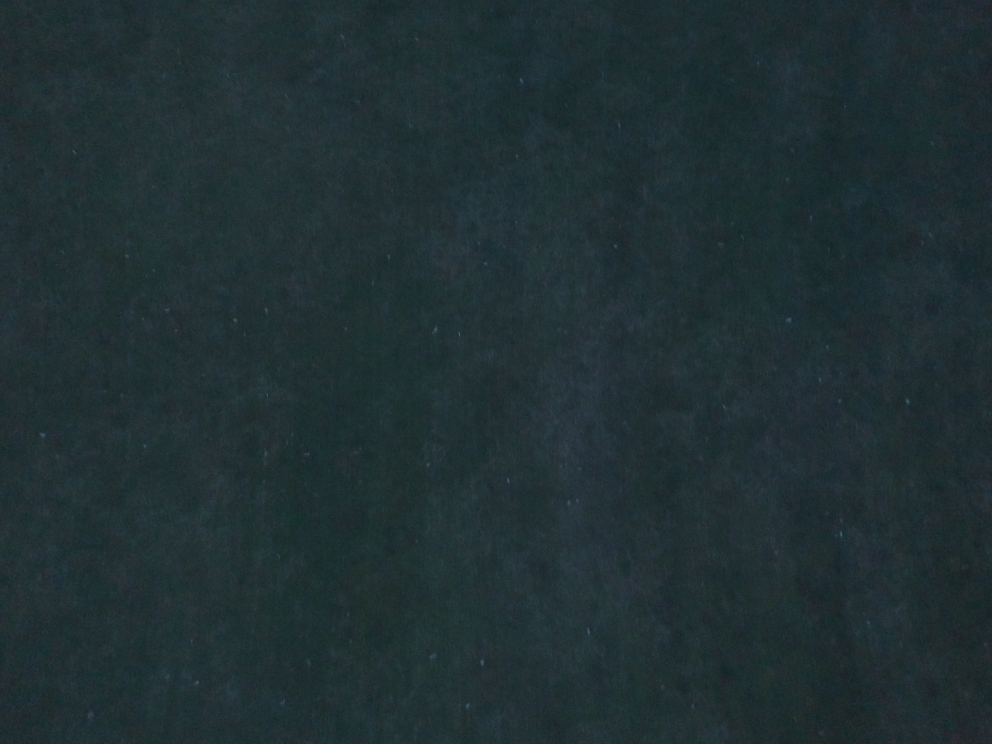
#> input picture image-in-image/project-b/data/dron/c-10.JPG, 3968 x 2976 px, given in place of a-35.JPG, which was not available (shown at 1/4 size)
$ jupyter execute --allow-errors appv2.ipynb   (text cells are left out)
#> lines starting #> are read from the running program, lines starting #| are printed output that depends on the picture; pictures that were not available may be replaced by others from this repository, and a replacement may not be noted
[cell 1]
print('start')
import os
import json
import cv2
import numpy as np
import torch
from torchvision import models, transforms
from PIL import Image
from os import mkdir,path
from shutil import rmtree
import matplotlib.pyplot as plt

#> (the rest of this cell did not finish here and is left out)

[cell 2]
# image_index=1
image_index='a'
big_height=96
small_height=35

[cell 3]
if path.isdir('test'):
    rmtree('test')
if path.isdir('results'):
    rmtree('results')

[cell 4]
mkdir('test')
mkdir('results')

[cell 5]
# [7 lines of commented-out code are left out]

small_image=Image.open('data/dron/{}-{}.JPG'.format(image_index,small_height)).convert('RGB')
#> small_image is the input picture: PIL image 3968x2976 RGB; mean R, G, B 32.7, 47.8, 51.3
small_image=small_image.resize((1920,1080))
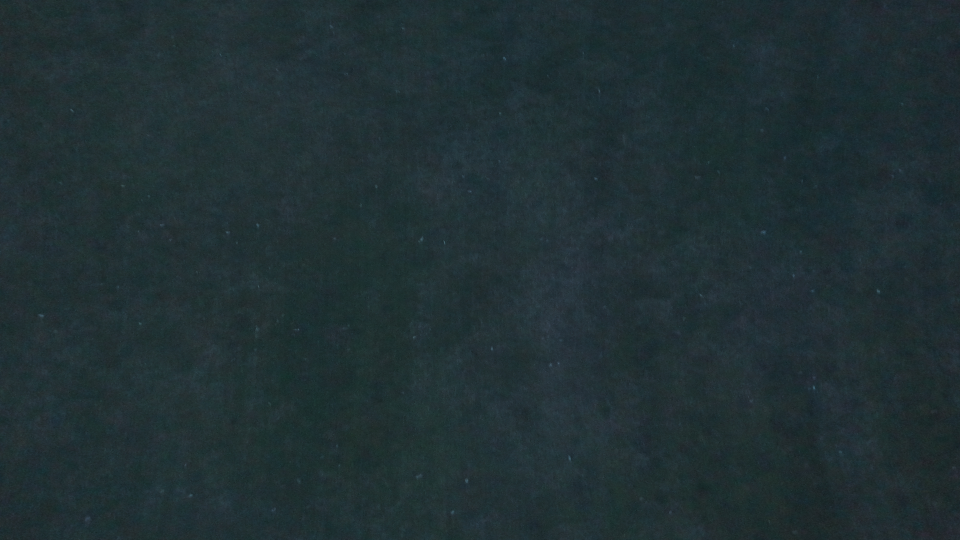
#> small_image: PIL image 1920x1080 RGB (shown at 1/2 size); mean R, G, B 32.7, 47.8, 51.3
small_image=small_image.crop((420,0,1500,1080))
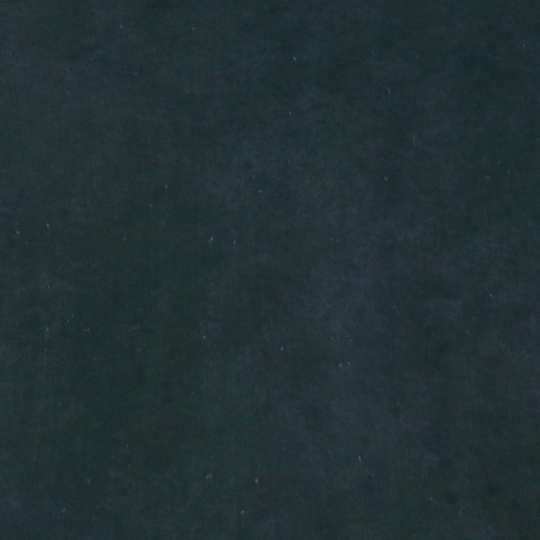
#> small_image: PIL image 1080x1080 RGB (shown at 1/2 size); mean R, G, B 33, 48.7, 52.1
small_image=small_image.resize((int(1080 * small_height/big_height),int(1080* small_height/big_height)))
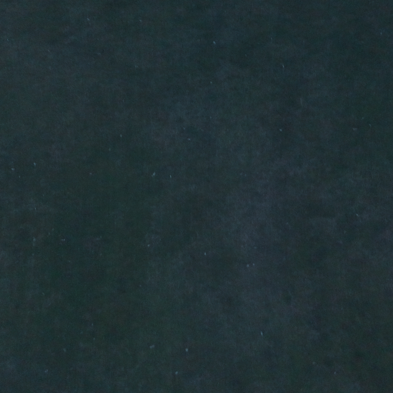
#> small_image: PIL image 393x393 RGB; mean R, G, B 33, 48.7, 52.1


small_image.save('test/small.png')
small_image.save('results/a.png')

big_image=Image.open('data/dron/{}-{}.JPG'.format(image_index,big_height)).convert('RGB')
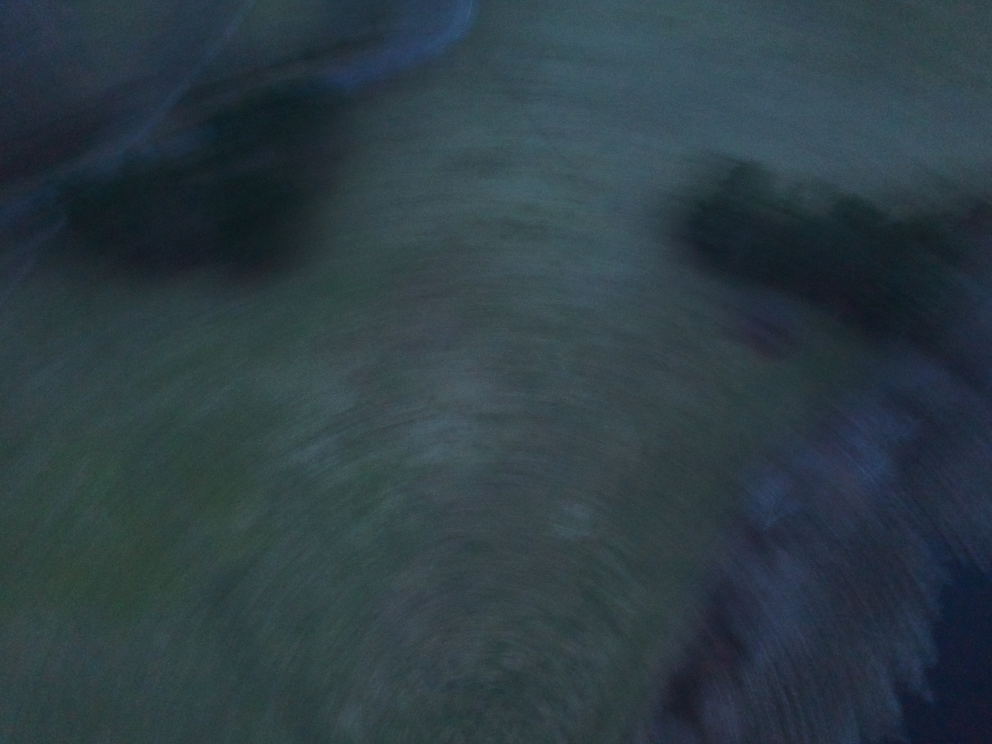
#> input picture image-in-image/project-b/data/dron/c-100.JPG, 3968 x 2976 px, given in place of a-96.JPG, which was not available (shown at 1/4 size)
#> big_image is the input picture: PIL image 3968x2976 RGB; mean R, G, B 45.6, 61.2, 68.7
big_image=big_image.resize((1920,1080))
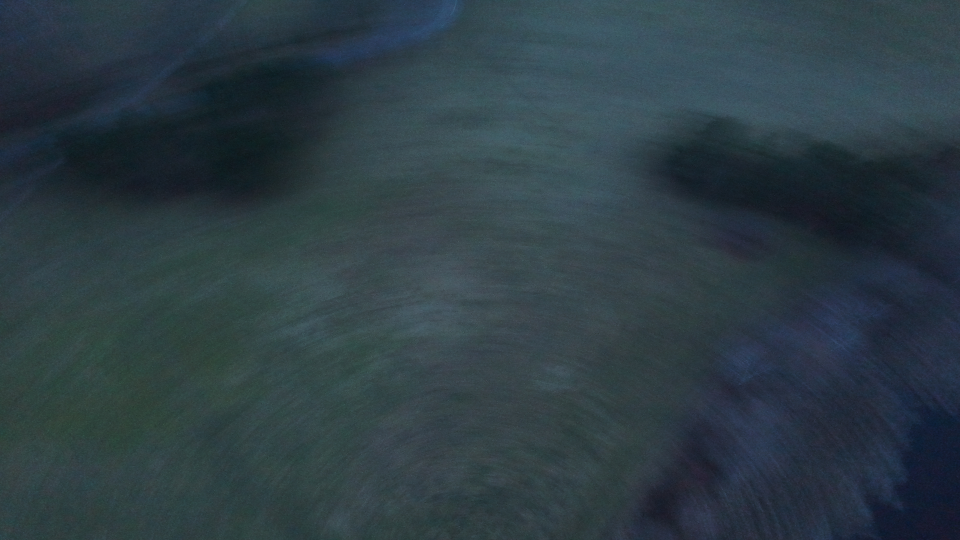
#> big_image: PIL image 1920x1080 RGB (shown at 1/2 size); mean R, G, B 45.6, 61.2, 68.7
big_image=big_image.crop((420,0,1500,1080))
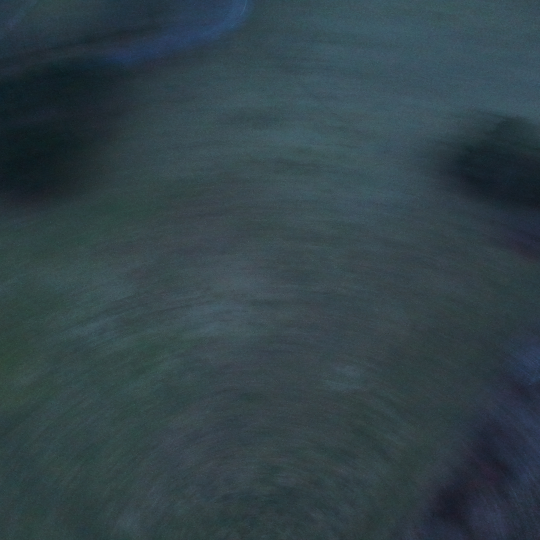
#> big_image: PIL image 1080x1080 RGB (shown at 1/2 size); mean R, G, B 50.1, 66.6, 72.9

big_image.save('results/b.png')

big_image_cv2_plis=cv2.imread('data/dron/{}-{}.JPG'.format(image_index,big_height))
big_image_cv2_plis=cv2.resize(big_image_cv2_plis,(1920,1080))
#> big_image_cv2_plis: shape (1080, 1920, 3)
big_image_cv2_plis = big_image_cv2_plis[0:1080,420:1500]
#> big_image_cv2_plis: shape (1080, 1080, 3)

[cell 6]
plt.imshow(big_image)

[cell 7]
plt.imshow(small_image)

#> (a cell that did not finish here is left out)

#> (a cell that did not finish here is left out)

[cell 10]
small_images_torch=[]

#> (a cell that did not finish here is left out)

#> (a cell that did not finish here is left out)

[cell 13]
max_m=-100
max_loc=None

for torch_image in small_images_torch:
    template_image=torch_image[0].numpy().transpose(1, 2, 0)
    template_image=template_image.astype(np.float32)

    w, h = template_image.shape[:-1]

    result = cv2.matchTemplate(big_image_transform, template_image, cv2.TM_CCOEFF_NORMED)

    if np.amax(result)>max_m:
        max_m=np.amax(result)
        print(max_m,max_loc)
    loc = np.where(result >= max_m)

    for pt in zip(*loc[::-1]):
        max_loc=pt
        print(max_m,max_loc)


print(max_m,max_loc)
#> (the rest of this cell did not finish here and is left out)

[cell 14]
cv2.imwrite('results/finall_image.png', big_image_cv2_plis)
plt.imshow(big_image_cv2_plis[:,:,::-1])
